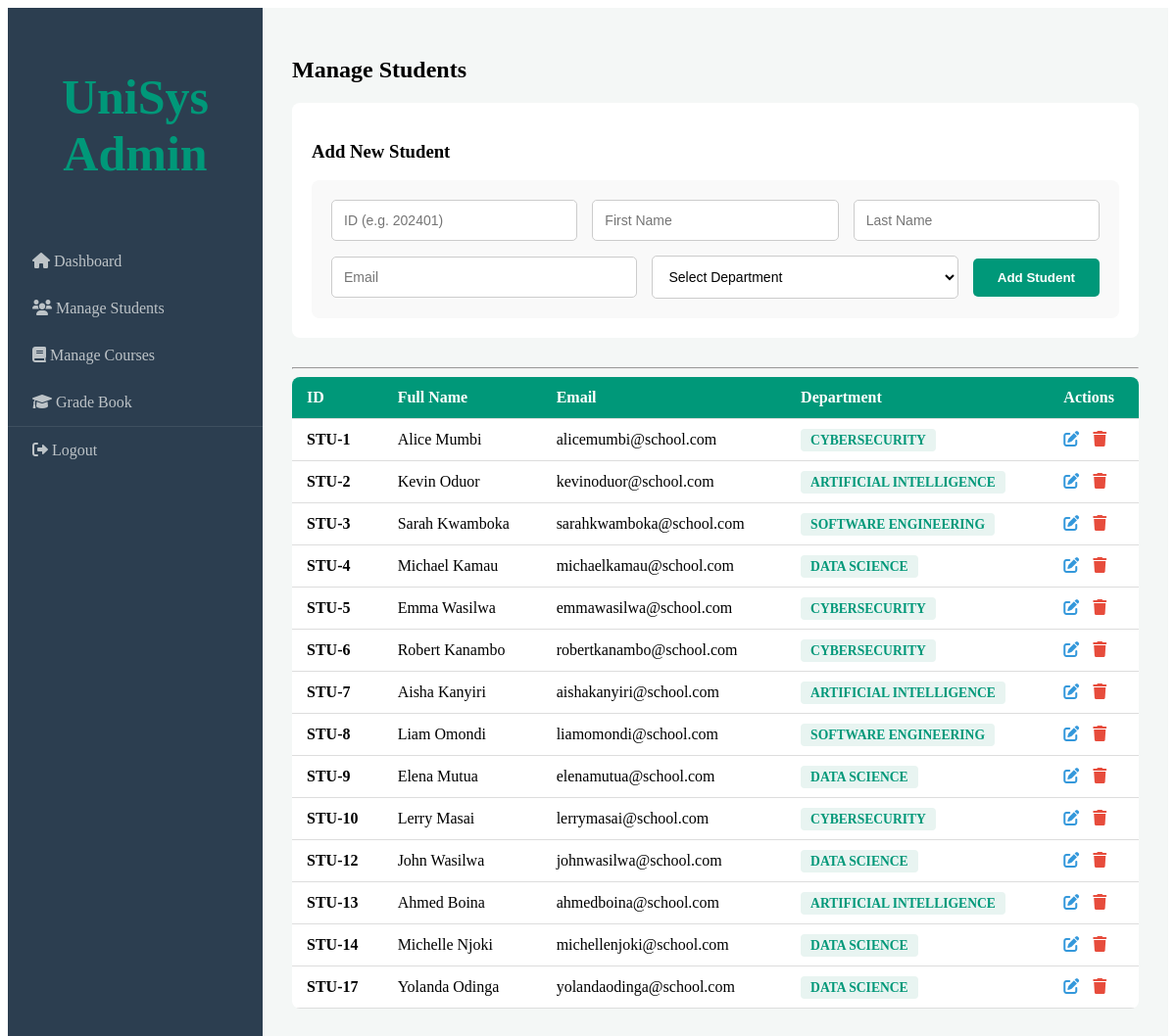
Screenshot of /php/view_students.php (signed in) with the database file from the repository.
### tables this page shows
CREATE TABLE `students` (
  `student_id` int(11) NOT NULL,
  `first_name` varchar(50) NOT NULL,
  `last_name` varchar(50) NOT NULL,
  `email` varchar(100) NOT NULL,
  `password` varchar(255) DEFAULT '123456',
  `dept_id` int(11) DEFAULT NULL,
  `registration_no` varchar(20) GENERATED ALWAYS AS (concat('STU-',`student_id`)) VIRTUAL
);

CREATE TABLE `departments` (
  `dept_id` int(11) NOT NULL,
  `dept_name` varchar(100) NOT NULL
);

### php/view_students.php (the view, shortened to what this page needs)
<?php
include 'db_connect.php';
$students = $conn->query("SELECT s.*, d.dept_name FROM students s LEFT JOIN departments d ON s.dept_id = d.dept_id");
?>
<!DOCTYPE html>
<html>
<head>
    <link rel="stylesheet" href="style.css">
    <link rel="stylesheet" href="https://cdnjs.cloudflare.com/ajax/libs/font-awesome/6.0.0/css/all.min.css">
</head>
<body>
    <div class="dashboard-wrapper">
        <?php include 'sidebar.php'; ?>
        <div class="main-content">
            <h2>Manage Students</h2>
            <div class="form-container">
                <h3>Add New Student</h3>
                <form method="POST" class="inline-form">
                    <input type="number" name="student_id" placeholder="ID (e.g. 202401)" required>
                    <input type="text" name="first_name" placeholder="First Name" required>
                    <input type="text" name="last_name" placeholder="Last Name" required>
                    <input type="email" name="email" placeholder="Email" required>
                    <select name="dept_id" required>
                        <option value="">Select Department</option>
                    </select>
                    <button type="submit" name="add_student" class="add-btn">Add Student</button>
                </form>
            </div>
            <hr>
            <table class="content-table">
                <thead>
                    <tr>
                        <th>ID</th>
                        <th>Full Name</th>
                        <th>Email</th>
                        <th>Department</th>
                        <th>Actions</th>
                    </tr>
                </thead>
                <tbody>
    <?php if($students->num_rows > 0): ?>
        <?php while($row = $students->fetch_assoc()): ?>
            <tr>
                <td><strong><?php echo $row['registration_no']; ?></strong></td>
                <td><?php echo $row['first_name'] . " " . $row['last_name']; ?></td>
                <td><?php echo $row['email']; ?></td>
                <td><span class="dept-tag"><?php echo $row['dept_name']; ?></span></td>
                <td>
                    <a href="edit_student.php?id=<?php echo $row['student_id']; ?>" class="text-edit" title="Edit Student">
                        <i class="fas fa-edit"></i>
                    </a>
                    <a href="delete_student.php?id=<?php echo $row['student_id']; ?>" class="text-danger" title="Delete Student" onclick="return confirm('Are you sure you want to permanently delete this student?');">
                        <i class="fas fa-trash"></i>
                    </a>
                </td>
            </tr>
        <?php endwhile; ?>
    <?php endif; ?>
</tbody>
            </table>
        </div>
    </div>
</body>
</html>

### css/style.css (style rules this page uses)
.dashboard-wrapper { display: flex; min-height: 100vh; }
.main-content { flex: 1; background: #f4f7f6; padding: 30px; }
.form-container { background: #fff; padding: 20px; border-radius: 8px; margin-bottom: 30px; }
.inline-form { display: flex; flex-wrap: wrap; gap: 15px; align-items: center; background: #f9f9f9; padding: 20px; border-radius: 8px; }
.inline-form input, .inline-form select { flex: 1; min-width: 200px; padding: 12px; border: 1px solid #ccc; border-radius: 5px; font-size: 14px; background-color: white; }
.inline-form .add-btn { flex: 0 0 auto; padding: 12px 25px; background: #009879; color: white; border: none; border-radius: 5px; cursor: pointer; font-weight: bold; }
.content-table { width: 100%; border-collapse: collapse; background: white; border-radius: 8px; overflow: hidden; }
.content-table thead tr { background-color: #009879; color: #ffffff; text-align: left; }
.content-table th, .content-table td { padding: 12px 15px; border-bottom: 1px solid #dddddd; }
.text-danger { color: #e74c3c; text-decoration: none; font-weight: bold; }
.dept-tag { background: #e8f4f1; color: #009879; padding: 4px 10px; border-radius: 4px; font-size: 0.85rem; font-weight: 600; text-transform: uppercase; }
.text-edit { color: #3498db; margin-right: 10px; text-decoration: none; }
.text-danger { color: #e74c3c; text-decoration: none; }

### rows the page displays
students: registration_no "STU-1", first_name "Alice", last_name "Mumbi", email "alicemumbi@school.com", dept.dept_name "CYBERSECURITY"
students: registration_no "STU-2", first_name "Kevin", last_name "Oduor", email "kevinoduor@school.com", dept.dept_name "ARTIFICIAL INTELLIGENCE"
students: registration_no "STU-3", first_name "Sarah", last_name "Kwamboka", email "sarahkwamboka@school.com", dept.dept_name "SOFTWARE ENGINEERING"
students: registration_no "STU-4", first_name "Michael", last_name "Kamau", email "michaelkamau@school.com", dept.dept_name "DATA SCIENCE"
students: registration_no "STU-5", first_name "Emma", last_name "Wasilwa", email "emmawasilwa@school.com", dept.dept_name "CYBERSECURITY"
students: registration_no "STU-6", first_name "Robert", last_name "Kanambo", email "robertkanambo@school.com", dept.dept_name "CYBERSECURITY"
students: registration_no "STU-7", first_name "Aisha", last_name "Kanyiri", email "aishakanyiri@school.com", dept.dept_name "ARTIFICIAL INTELLIGENCE"
students: registration_no "STU-8", first_name "Liam", last_name "Omondi", email "liamomondi@school.com", dept.dept_name "SOFTWARE ENGINEERING"
students: registration_no "STU-9", first_name "Elena", last_name "Mutua", email "elenamutua@school.com", dept.dept_name "DATA SCIENCE"
students: registration_no "STU-10", first_name "Lerry", last_name "Masai", email "lerrymasai@school.com", dept.dept_name "CYBERSECURITY"
students: registration_no "STU-12", first_name "John", last_name "Wasilwa", email "johnwasilwa@school.com", dept.dept_name "DATA SCIENCE"
students: registration_no "STU-13", first_name "Ahmed", last_name "Boina", email "ahmedboina@school.com", dept.dept_name "ARTIFICIAL INTELLIGENCE"
students: registration_no "STU-14", first_name "Michelle", last_name "Njoki", email "michellenjoki@school.com", dept.dept_name "DATA SCIENCE"
students: registration_no "STU-17", first_name "Yolanda", last_name "Odinga", email "yolandaodinga@school.com", dept.dept_name "DATA SCIENCE"
